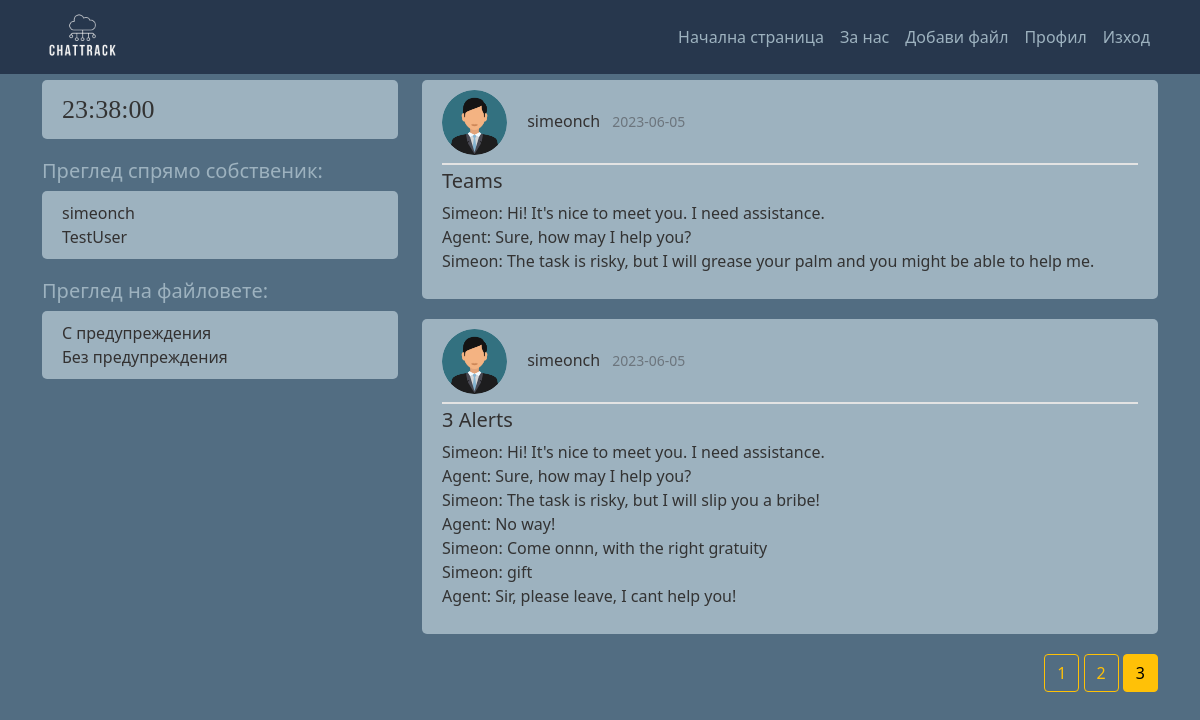
/home?page=3 (signed in), run on an earlier commit of the app's database.
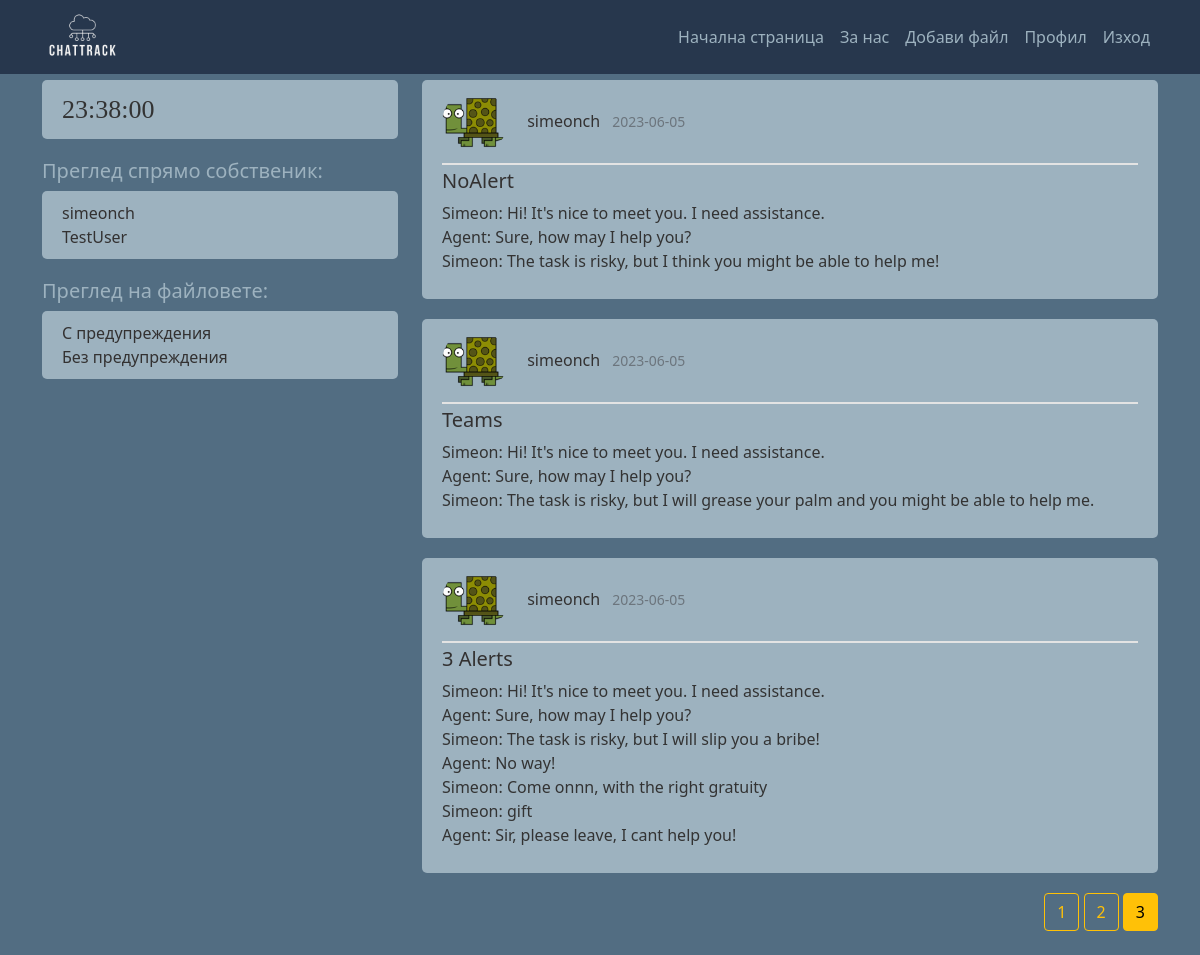
And on a later commit of the database.
### chattrack/models.py (models this page shows, shortened)
class User(db.Model, UserMixin):
    id = db.Column(db.Integer, primary_key=True)
    username = db.Column(db.String(20), unique=True, nullable=False)
    email = db.Column(db.String(50), unique=True, nullable=False)
    profile_pic = db.Column(db.String(20), nullable=False, default='default.jpg')
    password = db.Column(db.String(60), nullable=False)
    chats = db.relationship('Chat', backref='owner', lazy=True)

class Chat(db.Model):
    id = db.Column(db.Integer, primary_key=True)
    has_alerts = db.Column(db.Boolean, nullable=False, default=False)
    date_uploaded = db.Column(db.DateTime, nullable=False, default=datetime.utcnow)
    channel = db.Column(db.String(30), nullable=False)
    content = db.Column(db.Text, nullable=False)
    similar_phrases_found = db.Column(db.String, nullable=True)
    user_id = db.Column(db.Integer, db.ForeignKey('user.id'), nullable=False)

### chattrack/routes.py (the view)
@app.route("/")
@app.route("/home")
def home():
    page = request.args.get('page', 1, type=int)
    queried_chats = Chat.query.order_by(Chat.date_uploaded.desc()).paginate(page=page, per_page=3)
    all_users = User.query.all()
    return render_template('home.html', title="Home", chats=queried_chats, users=all_users)

### chattrack/models.py (called while the page is built)
@login_manager.user_loader # get an id to keep session of the user
def load_user(user_id):
    return User.query.get(int(user_id))

### chattrack/templates/home.html
{% extends "init_template.html" %}
{% block content %}
  {% if current_user.is_authenticated %}
      {% for chat in chats.items %}
        <article class="media content-section">
          <div class="media-body">
            <div class="article-metadata pb-2">
                <img class="rounded-circle article-img" src="{{ url_for('static', filename='profile_pictures/' + chat.owner.profile_pic) }}">
                <a class="username me-2" href="{{ url_for('user_chats', username=chat.owner.username) }}">{{ chat.owner.username }}</a>
                <small class="text-muted">{{ chat.date_uploaded.strftime('%Y-%m-%d') }}</small>
              </div>
              <h5><a class="article-title" href="{{ url_for('chat', chat_id=chat.id)}}">{{ chat.channel }}</a></h5>
              <p class="article-content">{{ chat.content }}</p>
            </div>
          </article>
      {% endfor %}
      <div class="float-end">
        {% for page_num in chats.iter_pages(left_edge=1, right_edge=1, left_current=1, right_current=2) %}
          {% if page_num %}
            {% if chats.page ==page_num %}
              <a class="btn btn-warning mb-4" href="{{ url_for('home', page=page_num) }}">{{ page_num }}</a>
            {% else %}
              <a class="btn btn-outline-warning mb-4" href="{{ url_for('home', page=page_num) }}">{{ page_num }}</a>
            {% endif %}
          {% else %}
            ...
          {% endif %}
        {% endfor %}
      </div>
  {% else %}
    <div class="alert alert-primary" role="alert">
      <div class="panel-heading">Моля влезте в акаунта си преди да продължите.</div>
    </div>
  {% endif %}
{% endblock content %}

### chattrack/templates/init_template.html (shortened to what this page needs)
<!DOCTYPE html>
<html>
    <head>
        <link href="https://cdn.jsdelivr.net/npm/bootstrap@5.0.2/dist/css/bootstrap.min.css" rel="stylesheet">
        <link rel="stylesheet" type="text/css" href="{{ url_for('static', filename='main.css') }}">
    </head>
    <body>
        <header class="site-header">
            <nav class="navbar navbar-expand-lg navbar-dark fixed-top">
              <div class="container">
                <a class="navbar-brand mr-4" href="/"><img style="max-width: 80px;max-height: 180px;"src="{{ url_for('static', filename='logos/logo.png') }}"></a>
                <div class="collapse navbar-collapse" id="navbarToggle">
                  <div class="navbar-nav ms-auto">
                    <a class="nav-item nav-link" href="{{ url_for('home') }}">Начална страница</a>
                    <a class="nav-item nav-link" href="{{ url_for('about') }}">За нас</a>
                    {% if current_user.is_authenticated %}
                    <a class="nav-item nav-link" href="{{ url_for('upload_chat') }}">Добави файл</a>
                    <a class="nav-item nav-link" href="{{ url_for('account') }}">Профил</a>
                    <a class="nav-item nav-link" href="{{ url_for('logout') }}">Изход</a>
                    {% else %}
                      <a class="nav-item nav-link" href="{{ url_for('login') }}">Вход</a>
                      <a class="nav-item nav-link" href="{{ url_for('register') }}">Регистрирай се</a>
                    {% endif %}
                  </div>
                </div>
              </div>
            </nav>
          </header>
          <main role="main" class="container">
            <div class="row">
              <div class="col-md-4">
                <div class="content-section">
                  <div id="clock">
                  </div>
              </div>
                {% if users and current_user.is_authenticated%}
                <h5>Преглед спрямо собственик:</h5>
                <div class="content-section">
                  {% for user in users %}
                    <a class="username me-2" href="{{ url_for('user_chats', username=user.username) }}">{{ user.username }}</a><br>
                  {% endfor %}
                </div>
              <h5>Преглед на файловете:</h5>
              <div class="content-section">
                  <a class="username me-2" href="{{ url_for('alerted_chats', alerted='true') }}">С предупреждения</a><br>
                  <a class="username me-2" href="{{ url_for('alerted_chats', alerted='false') }}">Без предупреждения</a><br>
              </div>
              {% endif %}
            </div>
                <div class="col-md-8">
                  {% block content %}{% endblock %}
                </div>
          </main>
    </body>
</html>

What changed in the data, as far as the page shows it:
now on this page (row unchanged): Chat: profile_pic (picture), owner.username "simeonch", date_uploaded "2023-06-05", channel "NoAlert", content "Simeon: Hi! It's nice to meet you. I need assistance. Agent: Sure, how may I help you? Simeon: The task is risky, but I think you might be able to help me!"
changed through a linked row, Chat "Teams": profile_pic: picture added in place of a placeholder
changed through a linked row, Chat "3 Alerts": profile_pic: picture added in place of a placeholder
